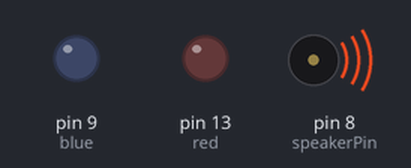
A sketch run on a simulated Arduino Uno, built with avr-gcc and run on an emulated ATmega328P. Parts: output pins drawn as LEDs (lit = HIGH), buzzer (waves = sounding). Pins used as bus, display or sensor lines are not drawn.

Above: at 1.9 s.
At 4.9 s:
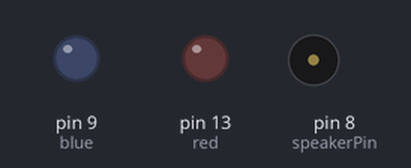
Timing chart, 0 to 6.7 s (numbered marks = the images above):
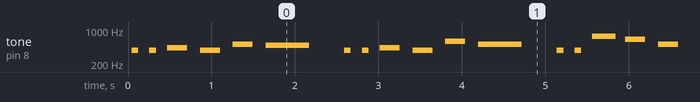

Measured:
- by itself, tone on pin 8 (speakerPin): plays 388 Hz for 0.08 s, 388 Hz for 0.08 s, 434 Hz for 0.24 s, 388 Hz for 0.24 s, 515 Hz for 0.24 s, 486 Hz for 0.52 s … (317 notes in this stretch)

The sketch:

giftable_hack_birthday_wisher1.ino
```cpp
int speakerPin = 8;
int red = 13;
int blue=9;
int orange=12;

int length = 28;

char notes[] = "GGAGcB GGAGdc GGxecBA yyecdc";

int beats[] = { 2, 2, 8, 8, 8, 16, 1, 2, 2, 8, 8,8, 16, 1, 2,2,8,8,8,8,16, 1,2,2,8,8,8,16 };

int tempo = 150;

void playTone(int tone, int duration) {

for (long i = 0; i < duration * 1000L; i += tone * 2) {

   digitalWrite(speakerPin, HIGH);
    digitalWrite(blue,HIGH);
    digitalWrite(red,HIGH);
    digitalWrite(blue,LOW);
    digitalWrite(red,LOW);

   delayMicroseconds(tone);

   digitalWrite(speakerPin, LOW);
  digitalWrite(orange,HIGH);
  digitalWrite(orange,LOW);

   delayMicroseconds(tone);

}

}

void playNote(char note, int duration) {

char names[] = {'C', 'D', 'E', 'F', 'G', 'A', 'B',

                 'c', 'd', 'e', 'f', 'g', 'a', 'b',

                 'x', 'y' };

int tones[] = { 1915, 1700, 1519, 1432, 1275, 1136, 1014,

                 956,  834,  765,  593,  468,  346,  224,

                 655 , 715 };

int SPEE = 5;


for (int i = 0; i < 17; i++) {

   if (names[i] == note) {
    int newduration = duration/SPEE;
     playTone(tones[i], newduration);

   }

}

}

void setup() {

pinMode(blue, OUTPUT);
pinMode(red, OUTPUT);
pinMode(orange, OUTPUT);
pinMode(speakerPin, OUTPUT);

}

void loop() {

for (int i = 0; i < length; i++) {

   if (notes[i] == ' ') {

     delay(beats[i] * tempo);


   } else {

     playNote(notes[i], beats[i] * tempo);


   }

   delay(tempo);

}

}
```
